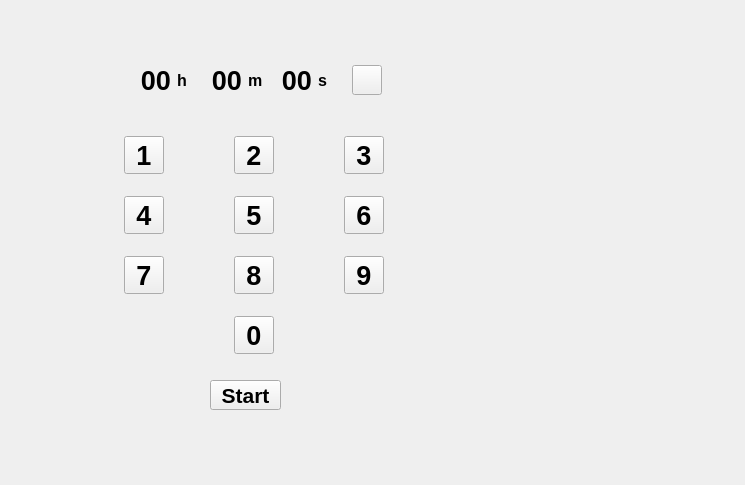
<?xml version="1.0" encoding="UTF-8"?>
<ui version="4.0">
 <class>Timerr</class>
 <widget class="QWidget" name="Timerr">
  <property name="windowModality">
   <enum>Qt::NonModal</enum>
  </property>
  <property name="geometry">
   <rect>
    <x>0</x>
    <y>0</y>
    <width>745</width>
    <height>485</height>
   </rect>
  </property>
  <property name="maximumSize">
   <size>
    <width>16777215</width>
    <height>1000</height>
   </size>
  </property>
  <property name="font">
   <font>
    <pointsize>20</pointsize>
    <weight>75</weight>
    <bold>true</bold>
   </font>
  </property>
  <property name="windowTitle">
   <string/>
  </property>
  <property name="layoutDirection">
   <enum>Qt::LeftToRight</enum>
  </property>
  <property name="autoFillBackground">
   <bool>false</bool>
  </property>
  <widget class="QWidget" name="gridLayoutWidget">
   <property name="geometry">
    <rect>
     <x>60</x>
     <y>120</y>
     <width>391</width>
     <height>251</height>
    </rect>
   </property>
   <layout class="QGridLayout" name="gridLayout">
    <item row="0" column="2">
     <widget class="QToolButton" name="toolButton2">
      <property name="minimumSize">
       <size>
        <width>30</width>
        <height>30</height>
       </size>
      </property>
      <property name="font">
       <font>
        <pointsize>20</pointsize>
        <weight>75</weight>
        <bold>true</bold>
       </font>
      </property>
      <property name="text">
       <string>3</string>
      </property>
     </widget>
    </item>
    <item row="1" column="2">
     <widget class="QToolButton" name="toolButton5">
      <property name="minimumSize">
       <size>
        <width>30</width>
        <height>30</height>
       </size>
      </property>
      <property name="font">
       <font>
        <pointsize>20</pointsize>
        <weight>75</weight>
        <bold>true</bold>
       </font>
      </property>
      <property name="text">
       <string>6</string>
      </property>
     </widget>
    </item>
    <item row="2" column="0">
     <widget class="QToolButton" name="toolButton6">
      <property name="minimumSize">
       <size>
        <width>30</width>
        <height>30</height>
       </size>
      </property>
      <property name="font">
       <font>
        <pointsize>20</pointsize>
        <weight>75</weight>
        <bold>true</bold>
       </font>
      </property>
      <property name="text">
       <string>7</string>
      </property>
     </widget>
    </item>
    <item row="0" column="0">
     <widget class="QToolButton" name="toolButton0">
      <property name="minimumSize">
       <size>
        <width>30</width>
        <height>30</height>
       </size>
      </property>
      <property name="font">
       <font>
        <pointsize>20</pointsize>
        <weight>75</weight>
        <bold>true</bold>
       </font>
      </property>
      <property name="text">
       <string>1</string>
      </property>
     </widget>
    </item>
    <item row="1" column="1">
     <widget class="QToolButton" name="toolButton4">
      <property name="minimumSize">
       <size>
        <width>30</width>
        <height>30</height>
       </size>
      </property>
      <property name="font">
       <font>
        <pointsize>20</pointsize>
        <weight>75</weight>
        <bold>true</bold>
       </font>
      </property>
      <property name="text">
       <string>5</string>
      </property>
     </widget>
    </item>
    <item row="0" column="1">
     <widget class="QToolButton" name="toolButton1">
      <property name="minimumSize">
       <size>
        <width>30</width>
        <height>30</height>
       </size>
      </property>
      <property name="font">
       <font>
        <pointsize>20</pointsize>
        <weight>75</weight>
        <bold>true</bold>
       </font>
      </property>
      <property name="text">
       <string>2</string>
      </property>
     </widget>
    </item>
    <item row="1" column="0">
     <widget class="QToolButton" name="toolButton3">
      <property name="minimumSize">
       <size>
        <width>30</width>
        <height>30</height>
       </size>
      </property>
      <property name="font">
       <font>
        <pointsize>20</pointsize>
        <weight>75</weight>
        <bold>true</bold>
       </font>
      </property>
      <property name="text">
       <string>4</string>
      </property>
     </widget>
    </item>
    <item row="2" column="2">
     <widget class="QToolButton" name="toolButton8">
      <property name="minimumSize">
       <size>
        <width>30</width>
        <height>30</height>
       </size>
      </property>
      <property name="font">
       <font>
        <pointsize>20</pointsize>
        <weight>75</weight>
        <bold>true</bold>
       </font>
      </property>
      <property name="text">
       <string>9</string>
      </property>
     </widget>
    </item>
    <item row="2" column="1">
     <widget class="QToolButton" name="toolButton7">
      <property name="minimumSize">
       <size>
        <width>30</width>
        <height>30</height>
       </size>
      </property>
      <property name="font">
       <font>
        <pointsize>20</pointsize>
        <weight>75</weight>
        <bold>true</bold>
       </font>
      </property>
      <property name="text">
       <string>8</string>
      </property>
     </widget>
    </item>
    <item row="3" column="1">
     <widget class="QToolButton" name="toolButton9">
      <property name="minimumSize">
       <size>
        <width>30</width>
        <height>30</height>
       </size>
      </property>
      <property name="font">
       <font>
        <pointsize>20</pointsize>
        <weight>75</weight>
        <bold>true</bold>
       </font>
      </property>
      <property name="text">
       <string>0</string>
      </property>
     </widget>
    </item>
   </layout>
  </widget>
  <widget class="QPushButton" name="startButton">
   <property name="geometry">
    <rect>
     <x>210</x>
     <y>380</y>
     <width>71</width>
     <height>30</height>
    </rect>
   </property>
   <property name="maximumSize">
    <size>
     <width>100</width>
     <height>30</height>
    </size>
   </property>
   <property name="font">
    <font>
     <pointsize>16</pointsize>
    </font>
   </property>
   <property name="text">
    <string>Start</string>
   </property>
  </widget>
  <widget class="QWidget" name="layoutWidget">
   <property name="geometry">
    <rect>
     <x>140</x>
     <y>60</y>
     <width>242</width>
     <height>41</height>
    </rect>
   </property>
   <property name="font">
    <font>
     <pointsize>12</pointsize>
     <weight>75</weight>
     <bold>true</bold>
    </font>
   </property>
   <layout class="QHBoxLayout" name="horizontalLayout">
    <item>
     <widget class="QLabel" name="hour">
      <property name="maximumSize">
       <size>
        <width>50</width>
        <height>30</height>
       </size>
      </property>
      <property name="font">
       <font>
        <pointsize>20</pointsize>
        <weight>75</weight>
        <bold>true</bold>
       </font>
      </property>
      <property name="text">
       <string>00</string>
      </property>
      <property name="alignment">
       <set>Qt::AlignRight|Qt::AlignTrailing|Qt::AlignVCenter</set>
      </property>
     </widget>
    </item>
    <item>
     <widget class="QLabel" name="label_2">
      <property name="maximumSize">
       <size>
        <width>30</width>
        <height>30</height>
       </size>
      </property>
      <property name="font">
       <font>
        <pointsize>12</pointsize>
        <weight>75</weight>
        <bold>true</bold>
       </font>
      </property>
      <property name="text">
       <string>h</string>
      </property>
     </widget>
    </item>
    <item>
     <widget class="QLabel" name="minute">
      <property name="maximumSize">
       <size>
        <width>50</width>
        <height>30</height>
       </size>
      </property>
      <property name="font">
       <font>
        <pointsize>20</pointsize>
        <weight>75</weight>
        <bold>true</bold>
       </font>
      </property>
      <property name="text">
       <string>00</string>
      </property>
      <property name="alignment">
       <set>Qt::AlignRight|Qt::AlignTrailing|Qt::AlignVCenter</set>
      </property>
     </widget>
    </item>
    <item>
     <widget class="QLabel" name="label_4">
      <property name="maximumSize">
       <size>
        <width>30</width>
        <height>30</height>
       </size>
      </property>
      <property name="font">
       <font>
        <pointsize>12</pointsize>
        <weight>75</weight>
        <bold>true</bold>
       </font>
      </property>
      <property name="text">
       <string>m</string>
      </property>
     </widget>
    </item>
    <item>
     <widget class="QLabel" name="second">
      <property name="maximumSize">
       <size>
        <width>50</width>
        <height>30</height>
       </size>
      </property>
      <property name="font">
       <font>
        <pointsize>20</pointsize>
        <weight>75</weight>
        <bold>true</bold>
       </font>
      </property>
      <property name="text">
       <string>00</string>
      </property>
      <property name="alignment">
       <set>Qt::AlignRight|Qt::AlignTrailing|Qt::AlignVCenter</set>
      </property>
     </widget>
    </item>
    <item>
     <widget class="QLabel" name="label_6">
      <property name="maximumSize">
       <size>
        <width>30</width>
        <height>30</height>
       </size>
      </property>
      <property name="font">
       <font>
        <pointsize>12</pointsize>
        <weight>75</weight>
        <bold>true</bold>
       </font>
      </property>
      <property name="text">
       <string>s</string>
      </property>
     </widget>
    </item>
    <item>
     <widget class="QPushButton" name="backButton">
      <property name="maximumSize">
       <size>
        <width>30</width>
        <height>30</height>
       </size>
      </property>
      <property name="font">
       <font>
        <family>Times New Roman</family>
        <pointsize>26</pointsize>
        <weight>75</weight>
        <bold>true</bold>
       </font>
      </property>
      <property name="text">
       <string/>
      </property>
      <property name="iconSize">
       <size>
        <width>20</width>
        <height>20</height>
       </size>
      </property>
     </widget>
    </item>
   </layout>
  </widget>
 </widget>
 <resources/>
 <connections/>
</ui>
